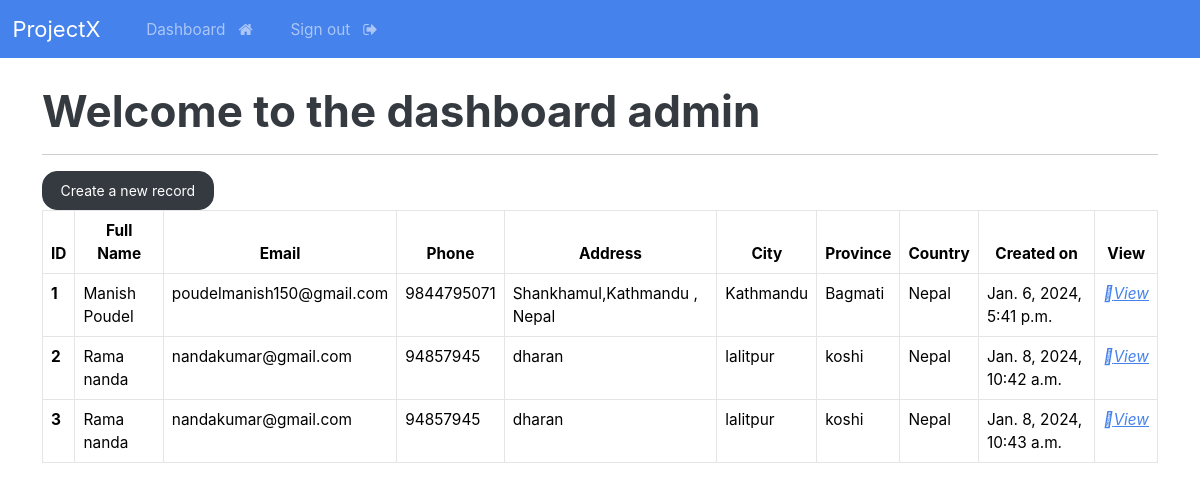
Page /dashboard/ (signed in) on the earlier database version.
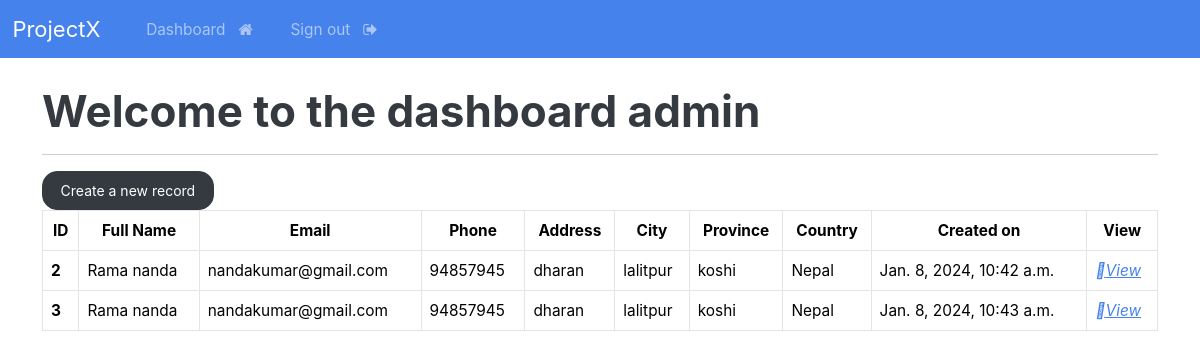
Same page on the later database version.
### webapp/models.py (models this page shows, shortened)
class Record(models.Model):
     creationDate = models.DateTimeField(auto_now_add = True)
     first_name = models.CharField(max_length = 100)
     last_name = models.CharField(max_length = 100)
     email = models.CharField(max_length = 100)
     phone = models.CharField(max_length = 20)
     address = models.CharField(max_length = 300)
     city = models.CharField(max_length = 250)
     province = models.CharField(max_length = 200)
     country = models.CharField(max_length = 100)

### webapp/views.py (the view)
# urls.py: path('dashboard/', views.dashboard, name='dashboard'),
@login_required(login_url = 'login')
def dashboard(request):
     records = Record.objects.all()
     ctx = {'records': records}
     return render(request, 'dashboard.html', ctx)

### templates/dashboard.html
{% extends 'base.html' %}
{% block content%}
<h1>Welcome to the dashboard {{user}} </h1>
  <hr>
  <a href="{% url 'create-record' %}" class="btn btn-dark" type="button">
      Create a new record
  </a>
<table class="table  table-hover table-bordered">
  <thead>
    <tr align="center">
      <th scope="col">ID</th>
      <th scope="col">Full Name</th>
      <th scope="col">Email</th>
      <th scope="col">Phone</th>
      <th scope="col">Address</th>
      <th scope="col">City</th>
      <th scope="col">Province</th>
      <th scope="col">Country</th>
      <th scope="col">Created on</th>
      <th scope="col">View</th>
    </tr>
  </thead>
  <tbody>
     {% if records %}
     {% for record in records %}
    <tr>
      <th scope="row">{{record.id}}</th>
      <td>{{record.first_name}} {{record.last_name}}</td>
      <td>{{record.email}}</td>
      <td>{{record.phone}}</td>
      <td>{{record.address}}</td>
      <td>{{record.city}}</td>
      <td>{{record.province}}</td>
      <td>{{record.country}}</td>
      <td>{{record.creationDate}}</td>
      <td><a href="{% url 'record' record.id %}"><i class="fa-light fa-eye">View</i></a></td>
    </tr>
    {% endfor %}
    {% endif %}
  </tbody>
</table>
{% endblock %}

### templates/base.html (shortened to what this page needs)
{% load static %}
<!DOCTYPE html>
<html>
 <head>
     <link rel="stylesheet" type="text/css" href="https://bootswatch.com/5/litera/bootstrap.min.css">
     <link rel="stylesheet" href="/static/css/styles.css">
     <link rel="stylesheet" href="https://cdnjs.cloudflare.com/ajax/libs/font-awesome/4.7.0/css/font-awesome.min.css">
    </head>
 <body>
      {% include 'navbar.html' %}
     <div class="container">
       <br>
     {% block content %}
     {% endblock %}
     </div>
 </body>
</html>

### templates/navbar.html (shortened to what this page needs)
<nav class="navbar navbar-expand-lg navbar-dark bg-primary justify-content-center">
 <a class="navbar-brand main-heading" href="{% url '' %}">
   &nbsp; ProjectX
 </a>
   <div class="collapse navbar-collapse text-center" id="navbarNavDropdown">
     <ul class="navbar-nav mr-auto">
       {% if user.is_authenticated %}
         <li class="nav-item">
           <a class="nav-link" href="{% url 'dashboard' %}">Dashboard &nbsp; <i class="fa fa-home" aria-hidden="true"></i> </a>
         </li>
         <li class="nav-item">
           <a class="nav-link" href="{% url 'logout' %}">Sign out &nbsp; <i class="fa fa-sign-out" aria-hidden="true"></i> </a>
         </li>
     </ul>
     {% endif %}
   </div>
</nav>

Differences in the rows shown:
removed Record: id "1", first_name "Manish", last_name "Poudel", email "poudelmanish150@gmail.com", phone "9844795071", address "Shankhamul,Kathmandu , Nepal", city "Kathmandu", province "Bagmati", country "Nepal", creationDate "Jan. 6, 2024, 5:41 p.m."
